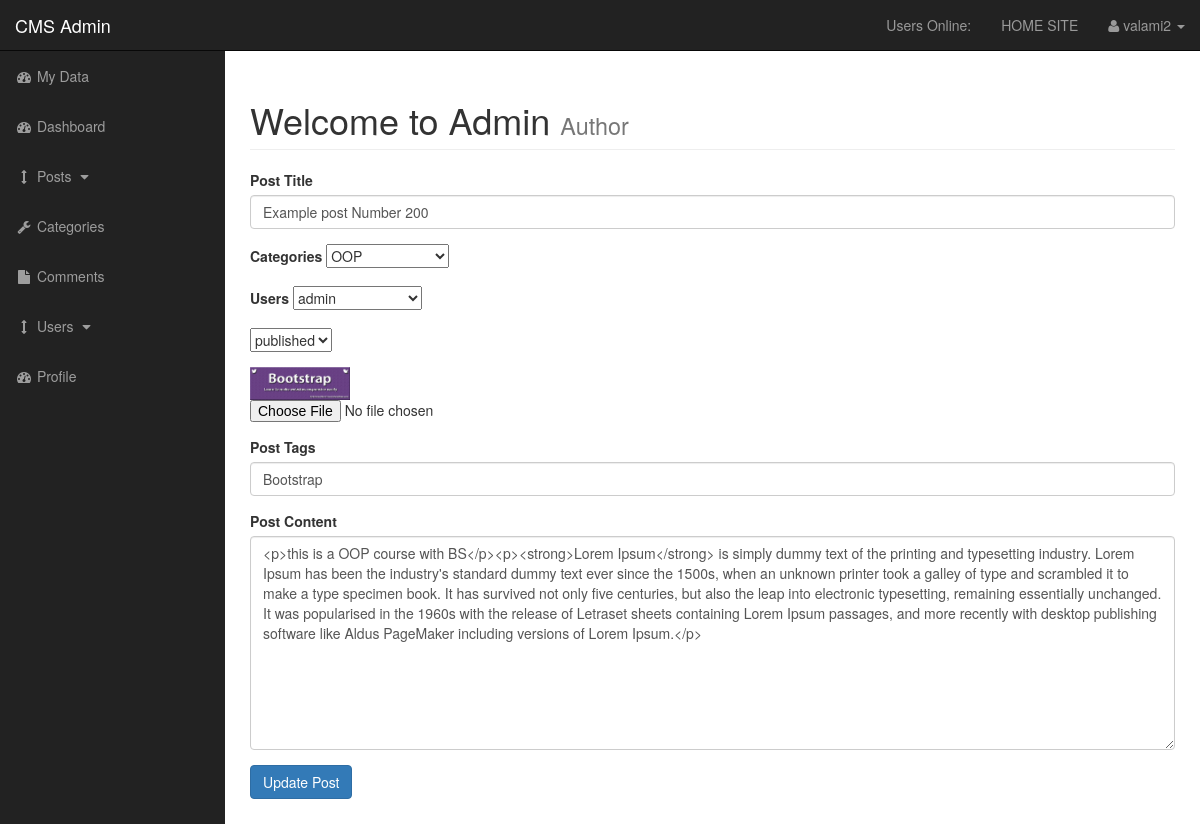
/admin/posts.php?source=edit_post&p_id=9 (signed in), run on the app's committed database.
### tables this page shows
CREATE TABLE `posts` (
  `post_id` int(3) NOT NULL,
  `post_category_id` int(3) NOT NULL,
  `user_id` int(11) NOT NULL,
  `post_title` varchar(255) NOT NULL,
  `post_author` varchar(255) NOT NULL,
  `post_user` varchar(255) NOT NULL,
  `post_date` date NOT NULL,
  `post_image` text NOT NULL,
  `post_content` text NOT NULL,
  `post_tags` varchar(255) NOT NULL,
  `post_comment_count` int(11) NOT NULL,
  `post_status` varchar(255) NOT NULL DEFAULT 'draft',
  `post_views_count` int(11) NOT NULL,
  `likes` int(11) NOT NULL
);

### admin/includes/edit_post.php (the view, shortened to what this page needs)
<?php
	if(isset($_GET['p_id'])) {
		$the_post_id = $_GET['p_id'];
	}
    $query = "SELECT * FROM posts WHERE post_id = $the_post_id";
    $select_posts_by_id = mysqli_query($connection, $query);
    while ($row = mysqli_fetch_assoc($select_posts_by_id)) {
        $post_user = $row['post_user'];
        $post_title = $row['post_title'];
        $post_category_id = $row['post_category_id'];
        $post_status = $row['post_status'];
        $post_image = $row['post_image'];
        $post_content = $row['post_content'];
        $post_tags = $row['post_tags'];
    }
?>
<form action="" method="post" enctype="multipart/form-data">
	<div class="form-group">
		<label for="title">Post Title</label>
		<input value="<?php echo $post_title; ?>" type="text" class="form-control" name="title">
	</div>
	<div class="form-group">
		<label for="users">Categories</label>
 		<select name="post_category" id="">
 			<?php
            $query = "SELECT * FROM categories";
            $select_categories = mysqli_query($connection, $query);
            while ($row = mysqli_fetch_assoc($select_categories)) {
                $cat_id = $row['cat_id'];
                $cat_title = $row['cat_title'];
                if($cat_id == $post_category_id) {
                	echo "<option selected value='{$cat_id}'>{$cat_title}</option>";
                } else {
					echo "<option value='{$cat_id}'>{$cat_title}</option>";
                }
           }
 			?>
 		</select>
	</div>
	<div class="form-group">
		<label for="users">Users</label>
 		<select name="post_user" id="">
			<?php echo "<option value='{$post_user}'>{$post_user}</option>"; ?>
 		</select>
	</div>
	<div class="form-group">
		<select name="post_status" id="">
			<option value='<?php echo $post_status; ?>'><?php echo $post_status; ?></option>
		</select>
	</div>
	<div class="form-group">
		<img width="100" src="../images/<?php echo $post_image; ?>" alt="">
		<input type="file" name="image">
	</div>
	<div class="form-group">
		<label for="post_tags">Post Tags</label>
		<input value="<?php echo $post_tags; ?>" type="text" class="form-control" name="post_tags">
	</div>
	<div class="form-group">
		<label for="post_content">Post Content</label>
		<textarea class="form-control" name="post_content" id="body" cols="30" rows="10"><?php echo $post_content; ?></textarea>
	</div>
	<div class="form-group">
		<input class="btn btn-primary" type="submit" name="update_post" value="Update Post">
	</div>
</form>

### admin/css/sb-admin.css (style rules this page uses)
body { margin-top: 100px; background-color: #222; }
@media (min-width:768px) { body { margin-top: 50px; } }

### data on the page
posts: title "Example post Number 200", post_user "admin", post_status "published", post_image (picture), post_tags "Bootstrap", post_content "<p>this is a OOP course with BS</p><p><strong>Lorem Ipsum</strong> is simply dummy text of the printing and typesetting industry. Lorem Ipsum has been the industry's standard dummy text ever since the 1500s, when an unknown printer took a galley of type and scrambled it to make a type specimen book. It has survived not only five centuries, but also the leap into electronic typesetting, remaining essentially unchanged. It was popularised in the 1960s with the release of Letraset sheets containing Lorem Ipsum passages, and more recently with desktop publishing software like Aldus PageMaker including versions of Lorem Ipsum.</p>"

### other printed values
$_SESSION['username'] "valami2"
form field post_category "OOP"
